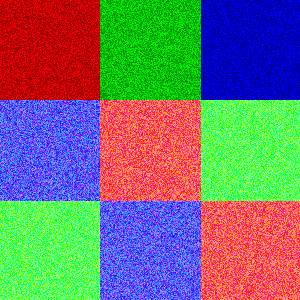
#> input picture images/tp/unsupervised/test.png, 300 x 300 px, found by its file name
$ python k_means.py   (Python 2 division)
#> lines starting #> are read from the running program, lines starting #| are printed output that depends on the picture
# -*- coding: utf-8 -*-

import os

import skimage
import skimage.io
import skimage.color

import matplotlib.pyplot as plt

import numpy as np
import scipy.spatial.distance

import moviepy.editor

import random
import itertools

import time


images_dir = '../../resources/images/tp/unsupervised'


def read_image(filename):
    return skimage.io.imread(filename)
#> returned value is the input picture: shape (300, 300, 3); mean R, G, B 117.4, 117.6, 117.5
#| Image size:  (300, 300)


def sample(image, k):
#> called with k = 6
    l, w = image.shape[:2]
#> l = 300; w = 300
    indices = random.sample(
        list(
            itertools.product(
                range(l),
                range(w)
            )
        ),
        k
    )
    return (indices, [image[i, j] for i, j in indices])


def distance(lhs, rhs):
    return scipy.spatial.distance.euclidean(lhs, rhs)


def initiate(image, k):
    init_indices, clusters = sample(image, k)
#> init_indices = [(168, 94), (183, 225), (17, 206), (113, 36), (223, 113), (212, 91)]; clusters = [[113, 25, 255], [55, 255, 10], [0, 0, 168], [40, 140, 255], [118, 145, 255], [55, 255, 151]]
    cluster_map = np.full(image.shape[:2], -1, dtype=np.int64)
    for c, (i, j) in enumerate(init_indices):
        cluster_map[i, j] = c
#> this loop made 6 passes
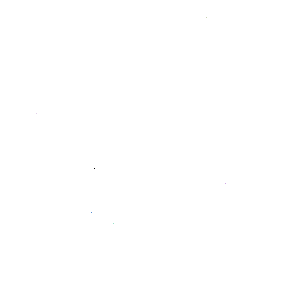
#> cluster_map: shape (300, 300) int64; 7 distinct labels, from -1 to 5; one colour per label, 0 black, -1 white
    return (cluster_map, clusters)


def assign_pixel(i, j, cluster_map, image, clusters):
    cluster_map[i, j] = np.argmin(
        [distance(image[i, j], center) for center in clusters]
    )
    return cluster_map


def update_pixels(cluster_map, image, clusters):
    l, w = cluster_map.shape
    for i, j in itertools.product(range(l), range(w)):
        cluster_map = assign_pixel(i, j, cluster_map, image, clusters)
    clusters, cluster_cardinals = zip(
        *[
            (
                (
                    np.mean(
                        image[cluster_map == center],
                        axis=0
                    )
                ),
                np.sum(cluster_map == center)
            )
            for center in range(len(clusters))
        ]
    )
    return (
        cluster_map,
        clusters,
        intra_inertia(
            image,
            clusters,
            cluster_cardinals
        )
    )


def barycenter(image):
    return np.mean(image)


def intra_inertia(image, clusters, cluster_cardinals):
    g = barycenter(image)
    return sum(
        [nk * distance(gk, g) for nk, gk in zip(cluster_cardinals, clusters)]
    )


def k_means(image, k, iterations=1, epsilon=0):
    cluster_map, clusters = initiate(image, k)
    iteration = 0
    Ibs = [0]
    cluster_maps = []
    while True:
        cluster_map, clusters, ib = update_pixels(
            cluster_map,
            image,
            clusters
        )
        iteration += 1
        cluster_maps.append(cluster_map)
        Ibs.append(ib)
        print '----> iteration: ', iteration
        if iteration == iterations or abs(Ibs[-2] - Ibs[-1]) <= epsilon:
            break
#> this loop made 1 pass
#> cluster_cardinals in update_pixels on pass 1: (16285, 11037, 13997, 3865, 32995, 11821)
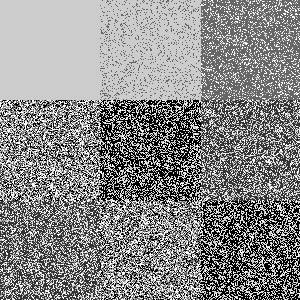
#> cluster_map: shape (300, 300) int64; min 0, max 5, mean 2.69; drawn with min black and max white
#> after the loop, Ibs = [0]; cluster_maps = []; iteration = 0
    return (cluster_maps, Ibs)


def main():
    image = read_image(os.path.join(images_dir, 'test.png'))
    print 'Image size: ', image.shape[:2]
    k = 6
    print 'There are', k, 'clusters.'
    start = time.time()
    cluster_maps, Ibs = k_means(image, k, iterations=5, epsilon=0)
    print '-->', time.time()-start, 'seconds'
    f, (ax1, ax2, ax3) = plt.subplots(1, 3)
    ax1.imshow(image)
    ax2.imshow(skimage.color.label2rgb(cluster_maps[-1]))
    ax2.set_title('K-means result for k =' + str(k))
    ax3.plot(Ibs[1:])
    ax3.set_title('Intra-class inertia Ib.')
    moviepy.editor.ImageSequenceClip(
        [
            skimage.img_as_ubyte(skimage.color.label2rgb(cm))
            for cm in cluster_maps
        ],
        fps=1
    ).write_videofile('k-means_iterations.mp4', fps=1)
    plt.show()


if __name__ == '__main__':
#> (the run stopped early here; a loop or call above may not have finished)
